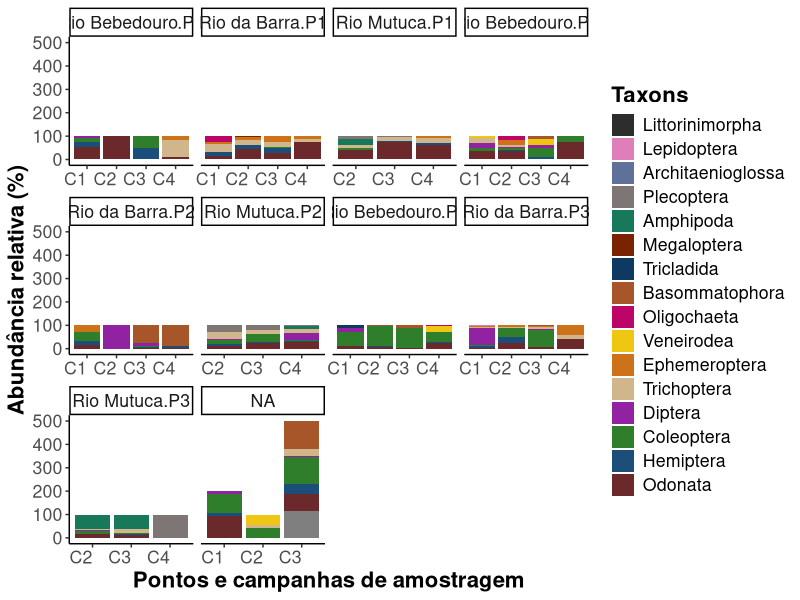

The R script that drew this image: (Note: this script raises an error after producing the figure.)
# Próximos passos
## 1. Fazer gráfico de abundância relativa para família
## 3. Renomear as campanhas e o nome dos pontos 
##### Ex.Rio Bebedouro - RBE - Campanha 1 - C1 


library(tidyverse)


cores <- c(
 "Odonata" = "#6c292bff", # Vermelho forte
  "Hemiptera" = "#1b4e78", # Azul forte
  "Coleoptera" = "#2f7e2c", # Verde forte
  "Diptera" = "#9122a2", # Roxo
  "Ephemeroptera" = "#cd7218", # Laranja vivo
  "Veneirodea" = "#efc611", # Amarelo vibrante
  "Basommatophora" = "#A65628", # Marrom avermelhado
  "Oligochaeta" = "#bd0467", # Rosa choque
  "Plecoptera" = "#7e7575", # Cinza escuro
  "Amphipoda" = "#17795a", # Verde-água forte
  "Megaloptera" = "#792301", # Laranja avermelhado
  "Architaenioglossa" = "#607199", # Azul lavanda
  "Lepidoptera" = "#de7fba", # Rosa magenta
  "Littorinimorpha" = "#2d2e2b", # Verde limão forte
  "Tricladida" = "#0e3a62",  # Amarelo ouro
  "Trichoptera" = "#d1b58b"  # Bege
)





df <- read.csv("dados/processado/matriz_comunidades_ordens_imaturos_largo.csv")
colnames(df)
taxa <- colnames(df)[-(1:4)]

df_long <- df %>% 
  pivot_longer(
    cols = taxa,
    names_to = "Ordem",
    values_to = "Abundancia"
  ) %>%
  filter(method == "D Net") %>%
  group_by(campanha, locality_name) %>%
  # Abundancias relativa 
  mutate(
    abundancia_total = sum(Abundancia),
    abundancia_relativa = Abundancia / abundancia_total * 100
  ) %>% 
  ungroup() %>%
  #Criação das etiquetas
  mutate(
    campanha = case_when(
      campanha == "campanha_1" ~ "C1",
      campanha == "campanha_2" ~ "C2",
      campanha == "campanha_3" ~ "C3",
      campanha == "campanha_4" ~ "C4"
    ),
    rio = case_when(
    rio == "rio_bebedouro" ~ "Rio Bebedouro",
    rio == "rio_da_barra" ~ "Rio da Barra",
    rio == "rio_mutuca" ~ "Rio Mutuca"
    ),
    locality_name = case_when(
    locality_name == "RioBebedouro-P1" ~ "P1",
    locality_name == "RioBebedouro-P2" ~ "P2",
    locality_name == "RioBebedouro-P3" ~ "P3",
    locality_name == "RiodaBarra-P1/2" ~ "P1",
    locality_name == "RiodaBarra-P2" ~ "P2",
    locality_name == "RiodaBarra-P3" ~ "P3",
    locality_name == "RioMutuca-P1" ~ "P1",
    locality_name == "RioMutuca-P2" ~ "P2",
    locality_name == "RioMutuca-P3" ~ "P3"
    ),
    etiqueta = paste(campanha,  sep = ""),
    Ordem = as.factor(Ordem),
    Ordem = fct_recode(
      Ordem, 
      "Oligochaeta" =  "Desc..O..Classe.Oligochaeta"
    )
  ) %>%
  ungroup() %>%
  mutate(
    Ordem = as.factor(Ordem),
    Ordem = fct_relevel(
      Ordem, 
      c(
      "Littorinimorpha",
      "Lepidoptera",
      "Architaenioglossa",
      "Plecoptera",
      "Amphipoda",
      "Megaloptera",
      "Tricladida",
      "Basommatophora",
      "Oligochaeta",
     "Veneirodea",
     "Ephemeroptera",
      "Trichoptera",
       "Diptera",
      "Coleoptera",
      "Hemiptera",
      "Odonata"
    )
   )
  )






plot <-
  ggplot(
    df_long, 
    aes(
      x = etiqueta,
      y = abundancia_relativa, 
      fill = Ordem
    )
  ) +
  geom_bar(stat = "identity", position = "stack") +
  facet_wrap(~ interaction(rio, locality_name),  scales = "free_x") +
  theme_classic() +
  scale_fill_manual(values = cores) +
  theme(axis.text.x = element_text(angle = 0, vjust = 1, hjust = 1)) +
  # scale_x_discrete(labels = function(x) df_long$label[match(x, df_long$eixo)]) +
  # Colocar legenda em negrito
  theme(
    legend.title = element_text(face = "bold"),
    axis.title = element_text(face = "bold"),
    text = element_text(size = 16)
  ) +
  labs(
    x = "Pontos e campanhas de amostragem",
    y = "Abundância relativa (%)",
    fill = "Taxons"
  )

ggsave(
  "figuras/abundancia_insetos.png",
  plot,
  width = 10,
  height = 6
)

# somar bichos
df_summarised <- df_long %>%
  group_by(Especie) %>%
  summarise(
    abundancia_individual = sum(Abundancia)) %>%
  ungroup() %>%
  mutate(
    abundancia_total = sum(abundancia_individual),
    abundancia_relativa = abundancia_individual / abundancia_total
  )

df_summarised <- df_long %>%
  group_by(estrato) %>%
  summarise(
    abundancia_individual = sum(Abundancia)) %>%
  ungroup() %>%
  mutate(
    abundancia_total = sum(abundancia_individual),
    abundancia_relativa = abundancia_individual / abundancia_total
  )









   #%>%
  # mutate(
  #   estrato = fct_relevel(
  #     estrato,
  #     c("praia_superior", "meio", "oceano_inferior")
  #   ),
  #   Especie = fct_relevel(
  #     Especie,
  #     c("ourico", "ofiuridio", "pepino", "satelite" )
  #   ),
    # eixo = interaction(estrato, ponto, replica, sep = "_"),
    # ponto = fct_relevel(
    #   ponto,
    #   c("direita", "esquerda")
    # )
  # ) %>%
  # mutate(
  #   eixo = factor(eixo, levels = unique(eixo)
  #   )
  # ) %>% 
  # mutate(
  #   estrato = fct_recode(
  #     estrato,
  #     "Superior" = "praia_superior",
  #     "Intermediário" = "meio",
  #     "Inferior" = "oceano_inferior",
  #   ),
  #   ponto = fct_recode(
  #     ponto,
  #     "Leste" = "direita",
  #     "Oeste" = "esquerda"
  #   ),
  #   Especie = fct_recode(
  #     Especie,
  #     "Eucidaris tribuloides" = "satelite",
  #     "Echinometra lucunter" = "ourico",
  #     "Desc. em Ophiuroidea" = "ofiuridio",
  #     "Holothuria grisea" = "pepino"
  #   ),
  #   label = interaction(ponto, replica, sep = " ")
  # )
